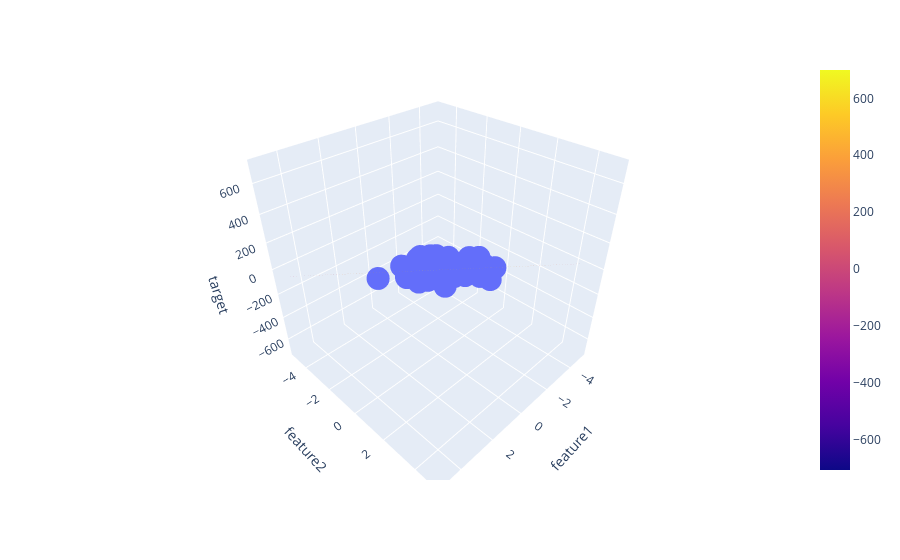

Notebook code cell kept with this figure:
### Code cell
fig = px.scatter_3d(df, x='feature1', y='feature2', z='target')

fig.add_trace(go.Surface(x = x, y = y, z =z ))

fig.show()
